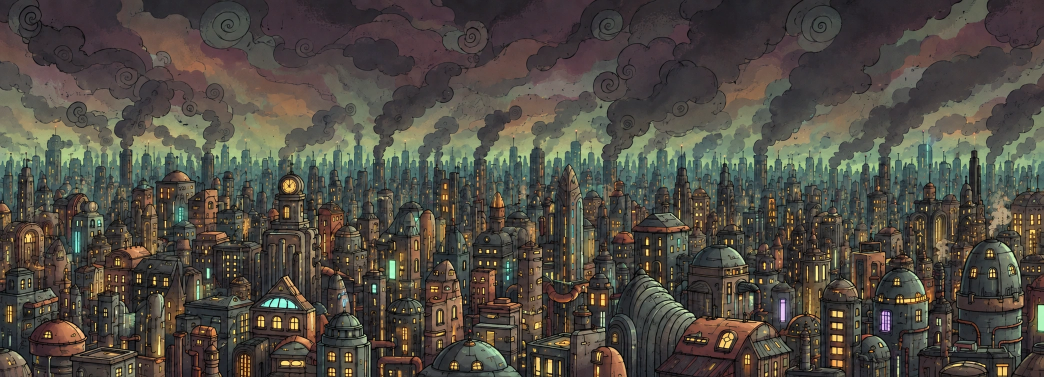
#> input picture assets/world-v3/far-background.webp, 2087 x 754 px (shown at 1/2 size)
$ python build-background-loop.py
#> lines starting #> are read from the running program, lines starting #| are printed output that depends on the picture
#!/usr/bin/env python3
"""Bake the existing city/smoke art into a seamless eight-second video asset.

The model-made selection is only a starting mask. Author-controlled chimney
regions exclude the mask's mistaken skyline selections. Architecture is copied
unchanged into every uncompressed frame. Requires numpy/scipy/Pillow/ffmpeg.
"""
from pathlib import Path
import hashlib
import json
import subprocess
import numpy as np
from PIL import Image
from scipy.ndimage import gaussian_filter, maximum_filter, map_coordinates

ROOT = Path(__file__).resolve().parents[1]
OUT = ROOT / 'assets/world-v3/animated-background'
SOURCE = ROOT / 'assets/world-v3/far-background.webp'
FPS, SECONDS = 24, 8


def main():
    source = np.array(Image.open(SOURCE).convert('RGB'))
#> source is the input picture: shape (754, 2087, 3); mean R, G, B 79.8, 75.1, 66.6
    height, width = source.shape[:2]
#> height = 754; width = 2087
    yy, xx = np.mgrid[:height, :width].astype(np.float32)
    lx, ly = xx * 2048 / width, yy * 740 / height
    selection = np.array(Image.open(OUT / 'motion-mask-source.png').convert('L').resize((width, height), Image.Resampling.LANCZOS)) / 255.0
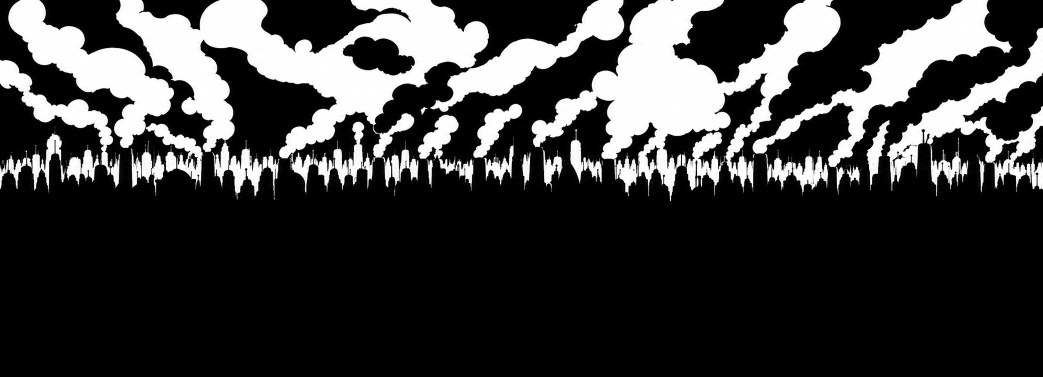
#> input picture assets/world-v3/animated-background/motion-mask-source.png, 2086 x 754 px (shown at 1/2 size)
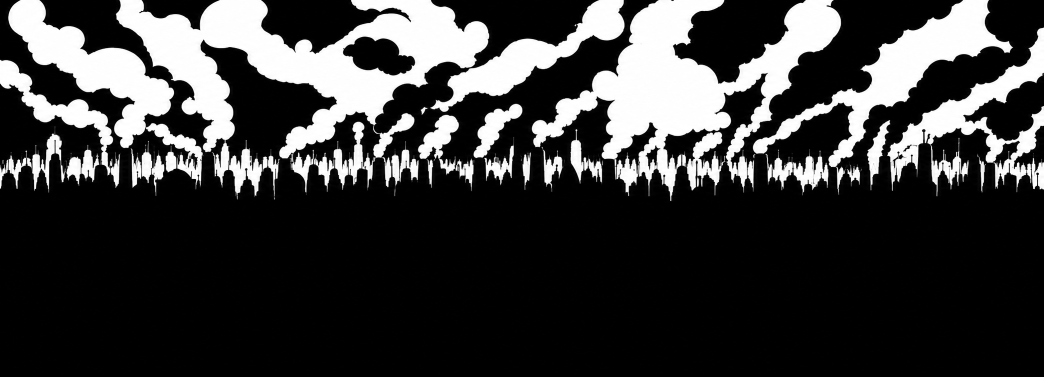
#> selection: shape (754, 2087) float64 (shown at 1/2 size); min 0, max 1, mean 0.231
    # Most of the smoke is above the roof line. Allow only the actual mouths
    # below that line; distant towers/antennas in the generated mask are rejected.
    allowed = np.clip((250 - ly) / 24, 0, 1)
    mouths = [(246, 298), (407, 303), (552, 308), (738, 309), (826, 309),
              (940, 311), (1192, 305), (1335, 299), (1495, 305), (1604, 315), (1935, 322)]
    for cx, cy in mouths:
        rise = np.clip((cy - ly) / 45, 0, 1)
        plume = np.clip(1 - np.abs(lx - cx - (cy - ly) * .45) / (12 + (cy - ly).clip(0) * .32), 0, 1)
        allowed = np.maximum(allowed, rise * plume)
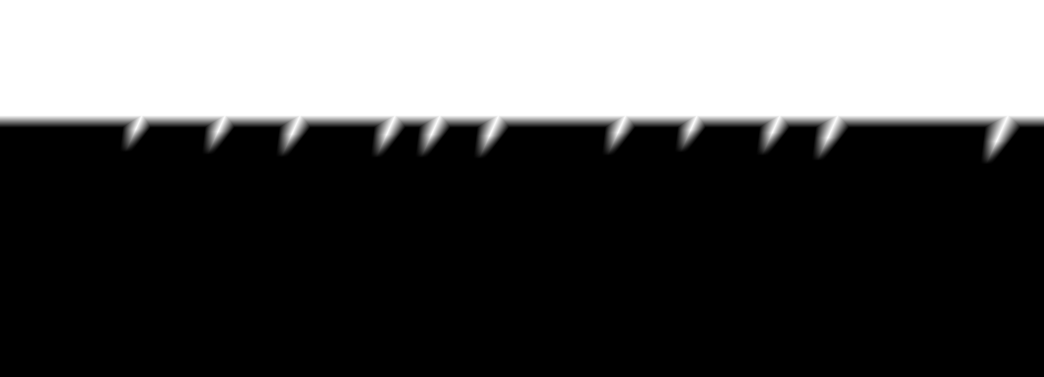
#> allowed: shape (754, 2087) float32 (shown at 1/2 size); min 0, max 1, mean 0.33
    selection *= allowed
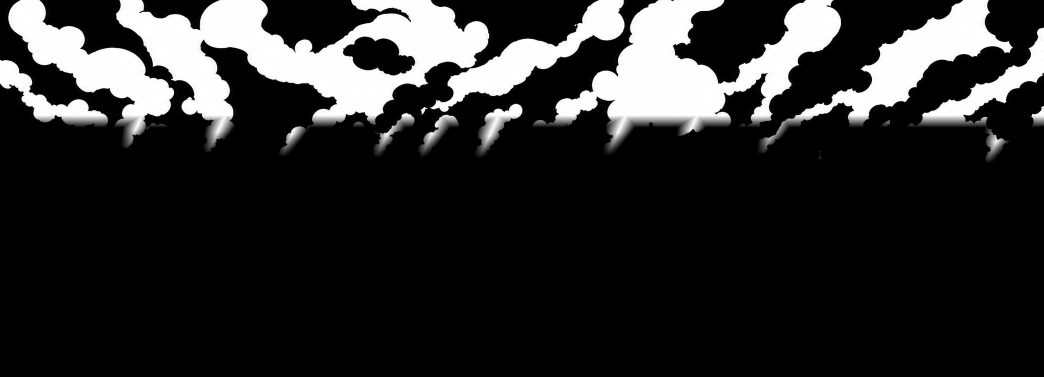
#> selection: shape (754, 2087) float64 (shown at 1/2 size); min 0, max 1, mean 0.167
    # Broaden only the upper cloud boundaries so their ink outlines can billow.
    influence = gaussian_filter(maximum_filter(selection, size=17), sigma=5) * allowed
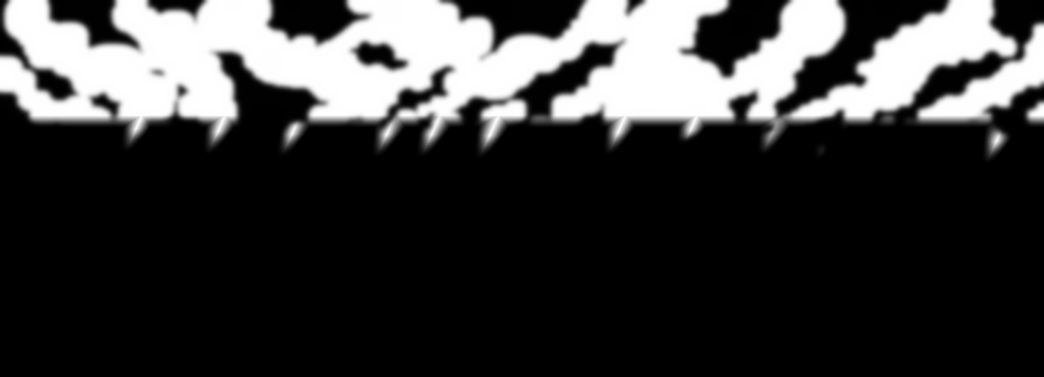
#> influence: shape (754, 2087) float64 (shown at 1/2 size); min 0, max 1, mean 0.225
    influence = np.clip(influence, 0, 1).astype(np.float32)
    influence[ly >= 322] = 0
    Image.fromarray((influence * 255).astype(np.uint8)).save(OUT / 'motion-mask.png')
#> (the run stopped early here; a loop or call above may not have finished)
